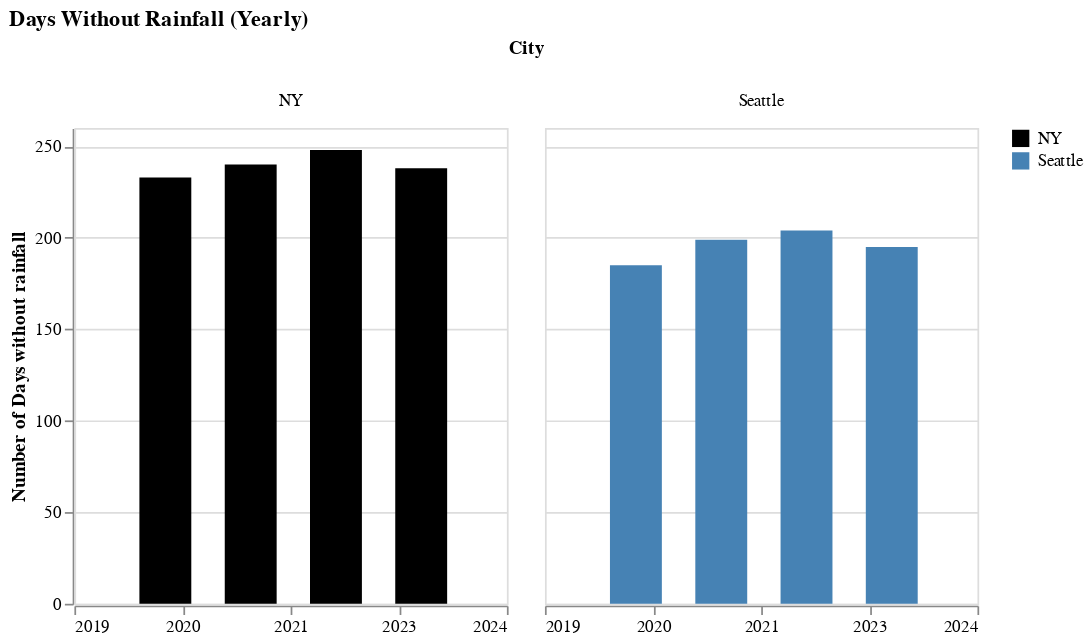

The code cell stored with this chart in its notebook:
### Code cell
alt.Chart(df, title='Days Without Rainfall (Yearly)').mark_bar(size = 30).transform_filter('(datum.precipitation) == 0.00').encode(
    alt.X('year(date):T', bin = True, title = ''),
    alt.Y('count(precipitation):Q', title = 'Number of Days without rainfall'),
    alt.Column('city:N', title = 'City'),
    alt.Color('city:N', title = '', scale=alt.Scale(domain=['NY', 'Seattle'], range=['black', 'steelblue']))
).properties(width=250, height=275)

### Figure 1 — Vega-Lite specification as saved in the notebook (floating-point values rounded to 4 significant figures; data arrays with more than 128 entries replaced by an {"elided": "..."} marker saying what was removed)
{"config": {"view": {"continuousWidth": 400, "continuousHeight": 300}}, "data": {"name": "data-177287cdd643a29f22f10d24528307e1"}, "mark": {"type": "bar", "size": 30}, "encoding": {"color": {"field": "city", "scale": {"domain": ["NY", "Seattle"], "range": ["black", "steelblue"]}, "title": "", "type": "nominal"}, "column": {"field": "city", "title": "City", "type": "nominal"}, "x": {"bin": true, "field": "date", "timeUnit": "year", "title": "", "type": "temporal"}, "y": {"aggregate": "count", "field": "precipitation", "title": "Number of Days without rainfall", "type": "quantitative"}}, "height": 275, "title": "Days Without Rainfall (Yearly)", "transform": [{"filter": "(datum.precipitation) == 0.00"}], "width": 250, "$schema": "https://vega.github.io/schema/vega-lite/v4.17.0.json", "datasets": {"data-177287cdd643a29f22f10d24528307e1": {"elided": "2922 records"}}}
